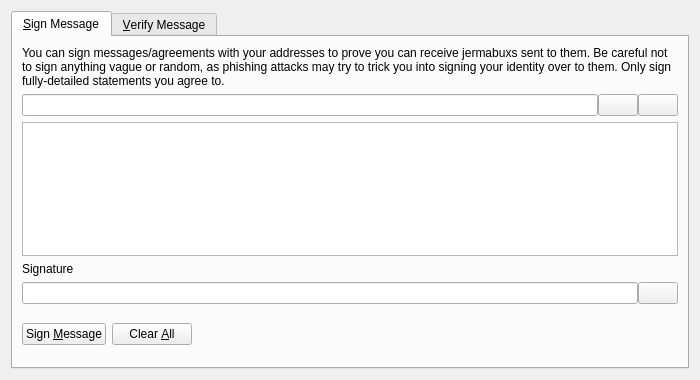
<?xml version="1.0" encoding="UTF-8"?>
<ui version="4.0">
 <class>SignVerifyMessageDialog</class>
 <widget class="QDialog" name="SignVerifyMessageDialog">
  <property name="geometry">
   <rect>
    <x>0</x>
    <y>0</y>
    <width>700</width>
    <height>380</height>
   </rect>
  </property>
  <property name="windowTitle">
   <string>Signatures - Sign / Verify a Message</string>
  </property>
  <property name="modal">
   <bool>true</bool>
  </property>
  <layout class="QVBoxLayout" name="verticalLayout">
   <item>
    <widget class="QTabWidget" name="tabWidget">
     <property name="currentIndex">
      <number>0</number>
     </property>
     <widget class="QWidget" name="tabSignMessage">
      <attribute name="title">
       <string>&amp;Sign Message</string>
      </attribute>
      <layout class="QVBoxLayout" name="verticalLayout_SM">
       <item>
        <widget class="QLabel" name="infoLabel_SM">
         <property name="text">
          <string>You can sign messages/agreements with your addresses to prove you can receive jermabuxs sent to them. Be careful not to sign anything vague or random, as phishing attacks may try to trick you into signing your identity over to them. Only sign fully-detailed statements you agree to.</string>
         </property>
         <property name="textFormat">
          <enum>Qt::PlainText</enum>
         </property>
         <property name="wordWrap">
          <bool>true</bool>
         </property>
        </widget>
       </item>
       <item>
        <layout class="QHBoxLayout" name="horizontalLayout_1_SM">
         <property name="spacing">
          <number>0</number>
         </property>
         <item>
          <widget class="QValidatedLineEdit" name="addressIn_SM">
           <property name="toolTip">
            <string>The Jermabux address to sign the message with</string>
           </property>
          </widget>
         </item>
         <item>
          <widget class="QPushButton" name="addressBookButton_SM">
           <property name="toolTip">
            <string>Choose previously used address</string>
           </property>
           <property name="text">
            <string/>
           </property>
           <property name="icon">
            <iconset resource="../bitcoin.qrc">
             <normaloff>:/icons/address-book</normaloff>:/icons/address-book</iconset>
           </property>
           <property name="shortcut">
            <string>Alt+A</string>
           </property>
           <property name="autoDefault">
            <bool>false</bool>
           </property>
          </widget>
         </item>
         <item>
          <widget class="QPushButton" name="pasteButton_SM">
           <property name="toolTip">
            <string>Paste address from clipboard</string>
           </property>
           <property name="text">
            <string/>
           </property>
           <property name="icon">
            <iconset resource="../bitcoin.qrc">
             <normaloff>:/icons/editpaste</normaloff>:/icons/editpaste</iconset>
           </property>
           <property name="shortcut">
            <string>Alt+P</string>
           </property>
           <property name="autoDefault">
            <bool>false</bool>
           </property>
          </widget>
         </item>
        </layout>
       </item>
       <item>
        <widget class="QPlainTextEdit" name="messageIn_SM">
         <property name="toolTip">
          <string>Enter the message you want to sign here</string>
         </property>
        </widget>
       </item>
       <item>
        <widget class="QLabel" name="signatureLabel_SM">
         <property name="text">
          <string>Signature</string>
         </property>
         <property name="textFormat">
          <enum>Qt::PlainText</enum>
         </property>
        </widget>
       </item>
       <item>
        <layout class="QHBoxLayout" name="horizontalLayout_2_SM">
         <property name="spacing">
          <number>0</number>
         </property>
         <item>
          <widget class="QLineEdit" name="signatureOut_SM">
           <property name="font">
            <font>
             <italic>true</italic>
            </font>
           </property>
           <property name="readOnly">
            <bool>true</bool>
           </property>
          </widget>
         </item>
         <item>
          <widget class="QPushButton" name="copySignatureButton_SM">
           <property name="toolTip">
            <string>Copy the current signature to the system clipboard</string>
           </property>
           <property name="text">
            <string/>
           </property>
           <property name="icon">
            <iconset resource="../bitcoin.qrc">
             <normaloff>:/icons/editcopy</normaloff>:/icons/editcopy</iconset>
           </property>
           <property name="autoDefault">
            <bool>false</bool>
           </property>
          </widget>
         </item>
        </layout>
       </item>
       <item>
        <layout class="QHBoxLayout" name="horizontalLayout_3_SM">
         <item>
          <widget class="QPushButton" name="signMessageButton_SM">
           <property name="toolTip">
            <string>Sign the message to prove you own this Jermabux address</string>
           </property>
           <property name="text">
            <string>Sign &amp;Message</string>
           </property>
           <property name="icon">
            <iconset resource="../bitcoin.qrc">
             <normaloff>:/icons/edit</normaloff>:/icons/edit</iconset>
           </property>
           <property name="autoDefault">
            <bool>false</bool>
           </property>
          </widget>
         </item>
         <item>
          <widget class="QPushButton" name="clearButton_SM">
           <property name="toolTip">
            <string>Reset all sign message fields</string>
           </property>
           <property name="text">
            <string>Clear &amp;All</string>
           </property>
           <property name="icon">
            <iconset resource="../bitcoin.qrc">
             <normaloff>:/icons/remove</normaloff>:/icons/remove</iconset>
           </property>
           <property name="autoDefault">
            <bool>false</bool>
           </property>
          </widget>
         </item>
         <item>
          <spacer name="horizontalSpacer_1_SM">
           <property name="orientation">
            <enum>Qt::Horizontal</enum>
           </property>
           <property name="sizeHint" stdset="0">
            <size>
             <width>40</width>
             <height>48</height>
            </size>
           </property>
          </spacer>
         </item>
         <item>
          <widget class="QLabel" name="statusLabel_SM">
           <property name="font">
            <font>
             <weight>75</weight>
             <bold>true</bold>
            </font>
           </property>
           <property name="text">
            <string/>
           </property>
           <property name="wordWrap">
            <bool>true</bool>
           </property>
          </widget>
         </item>
         <item>
          <spacer name="horizontalSpacer_2_SM">
           <property name="orientation">
            <enum>Qt::Horizontal</enum>
           </property>
           <property name="sizeHint" stdset="0">
            <size>
             <width>40</width>
             <height>48</height>
            </size>
           </property>
          </spacer>
         </item>
        </layout>
       </item>
      </layout>
     </widget>
     <widget class="QWidget" name="tabVerifyMessage">
      <attribute name="title">
       <string>&amp;Verify Message</string>
      </attribute>
      <layout class="QVBoxLayout" name="verticalLayout_VM">
       <item>
        <widget class="QLabel" name="infoLabel_VM">
         <property name="text">
          <string>Enter the receiver's address, message (ensure you copy line breaks, spaces, tabs, etc. exactly) and signature below to verify the message. Be careful not to read more into the signature than what is in the signed message itself, to avoid being tricked by a man-in-the-middle attack. Note that this only proves the signing party receives with the address, it cannot prove sendership of any transaction!</string>
         </property>
         <property name="textFormat">
          <enum>Qt::PlainText</enum>
         </property>
         <property name="alignment">
          <set>Qt::AlignLeading|Qt::AlignLeft|Qt::AlignTop</set>
         </property>
         <property name="wordWrap">
          <bool>true</bool>
         </property>
        </widget>
       </item>
       <item>
        <layout class="QHBoxLayout" name="horizontalLayout_1_VM">
         <property name="spacing">
          <number>0</number>
         </property>
         <item>
          <widget class="QValidatedLineEdit" name="addressIn_VM">
           <property name="toolTip">
            <string>The Jermabux address the message was signed with</string>
           </property>
          </widget>
         </item>
         <item>
          <widget class="QPushButton" name="addressBookButton_VM">
           <property name="toolTip">
            <string>Choose previously used address</string>
           </property>
           <property name="text">
            <string/>
           </property>
           <property name="icon">
            <iconset resource="../bitcoin.qrc">
             <normaloff>:/icons/address-book</normaloff>:/icons/address-book</iconset>
           </property>
           <property name="shortcut">
            <string>Alt+A</string>
           </property>
           <property name="autoDefault">
            <bool>false</bool>
           </property>
          </widget>
         </item>
        </layout>
       </item>
       <item>
        <widget class="QPlainTextEdit" name="messageIn_VM"/>
       </item>
       <item>
        <widget class="QValidatedLineEdit" name="signatureIn_VM"/>
       </item>
       <item>
        <layout class="QHBoxLayout" name="horizontalLayout_2_VM">
         <item>
          <widget class="QPushButton" name="verifyMessageButton_VM">
           <property name="toolTip">
            <string>Verify the message to ensure it was signed with the specified Jermabux address</string>
           </property>
           <property name="text">
            <string>Verify &amp;Message</string>
           </property>
           <property name="icon">
            <iconset resource="../bitcoin.qrc">
             <normaloff>:/icons/transaction_0</normaloff>:/icons/transaction_0</iconset>
           </property>
           <property name="autoDefault">
            <bool>false</bool>
           </property>
          </widget>
         </item>
         <item>
          <widget class="QPushButton" name="clearButton_VM">
           <property name="toolTip">
            <string>Reset all verify message fields</string>
           </property>
           <property name="text">
            <string>Clear &amp;All</string>
           </property>
           <property name="icon">
            <iconset resource="../bitcoin.qrc">
             <normaloff>:/icons/remove</normaloff>:/icons/remove</iconset>
           </property>
           <property name="autoDefault">
            <bool>false</bool>
           </property>
          </widget>
         </item>
         <item>
          <spacer name="horizontalSpacer_1_VM">
           <property name="orientation">
            <enum>Qt::Horizontal</enum>
           </property>
           <property name="sizeHint" stdset="0">
            <size>
             <width>40</width>
             <height>48</height>
            </size>
           </property>
          </spacer>
         </item>
         <item>
          <widget class="QLabel" name="statusLabel_VM">
           <property name="font">
            <font>
             <weight>75</weight>
             <bold>true</bold>
            </font>
           </property>
           <property name="text">
            <string/>
           </property>
           <property name="wordWrap">
            <bool>true</bool>
           </property>
          </widget>
         </item>
         <item>
          <spacer name="horizontalSpacer_2_VM">
           <property name="orientation">
            <enum>Qt::Horizontal</enum>
           </property>
           <property name="sizeHint" stdset="0">
            <size>
             <width>40</width>
             <height>48</height>
            </size>
           </property>
          </spacer>
         </item>
        </layout>
       </item>
      </layout>
     </widget>
    </widget>
   </item>
  </layout>
 </widget>
 <customwidgets>
  <customwidget>
   <class>QValidatedLineEdit</class>
   <extends>QLineEdit</extends>
   <header>qvalidatedlineedit.h</header>
  </customwidget>
 </customwidgets>
 <resources>
  <include location="../bitcoin.qrc"/>
 </resources>
 <connections/>
</ui>
